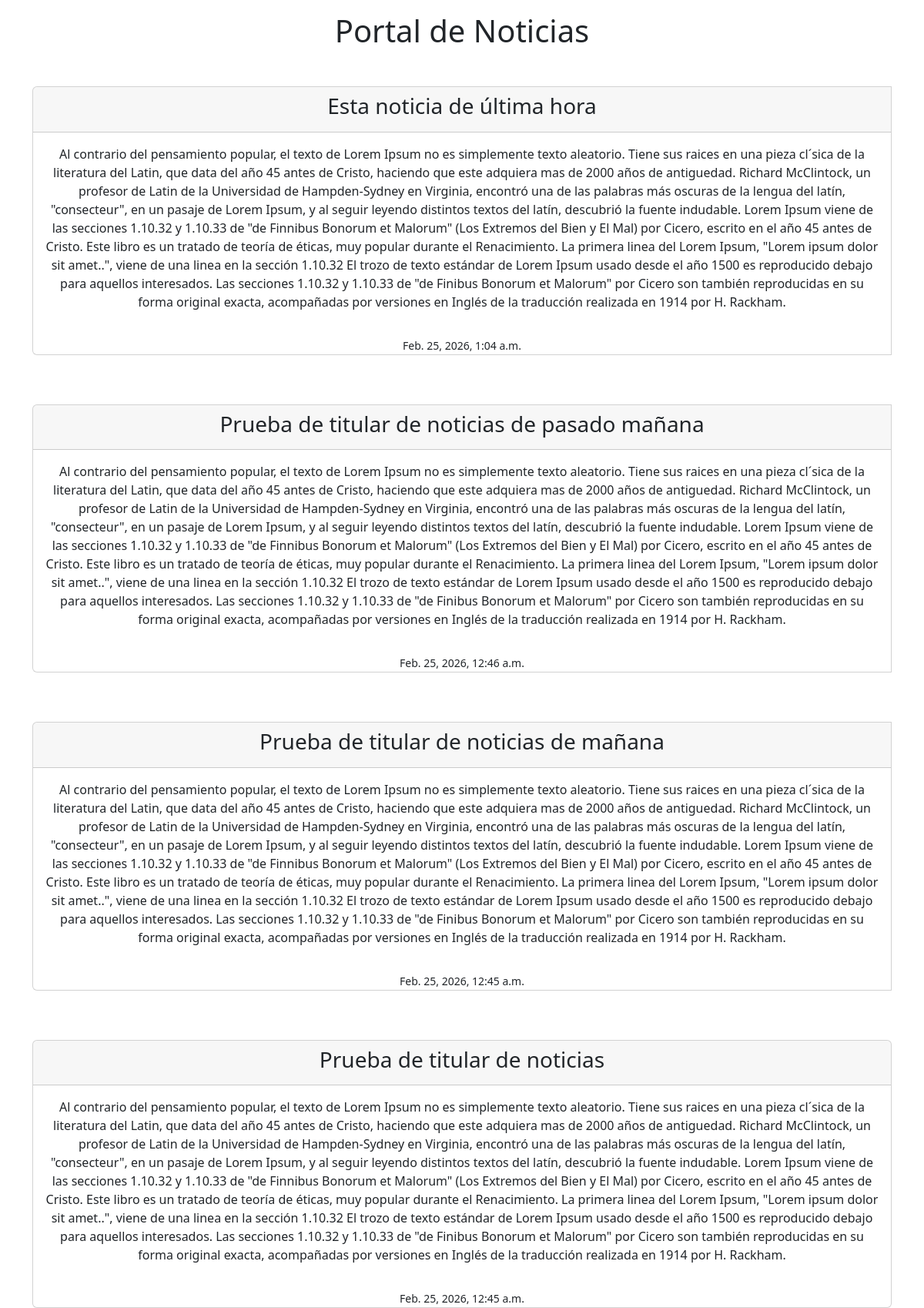
Screenshot of /noticias/ with the database file from the repository.
### noticias/models.py (models this page shows, shortened)
class Noticia(models.Model):
    titulo = models.CharField(max_length=200)
    contenido = models.TextField()
    fecha_publicacion = models.DateTimeField(auto_now_add=True)

### noticias/views.py (the view)
# urls.py: path('', listas_noticias, name="lista_noticias")
def listas_noticias(request):
    noticias = Noticia.objects.all().order_by("-fecha_publicacion")
    return render(request, 'noticias/listar_noticias.html', {'noticias': noticias})

### noticias/templates/noticias/listar_noticias.html (shortened to what this page needs)
<!DOCTYPE html>
<html lang="en">
<head>
    <link rel="stylesheet" href="https://cdn.jsdelivr.net/npm/bootstrap@5.2.3/dist/css/bootstrap.min.css">
</head>
<body>
    <div class="container text-center">
        <h1 class="mt-3">Portal de Noticias</h1>
        {% for noticia in noticias %}
        <div class="card-group gap-3 mt-5">
            <div class="card">
                <div class="card-header">
                    <h3>{{noticia.titulo}}</h3>
                </div>
                <div class="card-body">
                    <p>{{noticia.contenido}}</p>
                </div>
                <div class="footer-card">
                    <small>{{noticia.fecha_publicacion}}</small>
                </div>
            </div>
            {% endfor %}
        </div>
    </div>
</body>
</html>

### rows the page displays
Noticia: titulo "Esta noticia de última hora", contenido "Al contrario del pensamiento popular, el texto de Lorem Ipsum no es simplemente texto aleatorio. Tiene sus raices en una pieza cl´sica de la literatura del Latin, que data del año 45 antes de Cristo, haciendo que este adquiera mas de 2000 años de antiguedad. Richard McClintock, un profesor de Latin de la Universidad de Hampden-Sydney en Virginia, encontró una de las palabras más oscuras de la lengua del latín, \"consecteur\", en un pasaje de Lorem Ipsum, y al seguir leyendo distintos textos del latín, descubrió la fuente indudable. Lorem Ipsum viene de las secciones 1.10.32 y 1.10.33 de \"de Finnibus Bonorum et Malorum\" (Los Extremos del Bien y El Mal) por Cicero, escrito en el año 45 antes de…", fecha_publicacion "Feb. 25, 2026, 1:04 a.m."
Noticia: titulo "Prueba de titular de noticias de pasado mañana", contenido "Al contrario del pensamiento popular, el texto de Lorem Ipsum no es simplemente texto aleatorio. Tiene sus raices en una pieza cl´sica de la literatura del Latin, que data del año 45 antes de Cristo, haciendo que este adquiera mas de 2000 años de antiguedad. Richard McClintock, un profesor de Latin de la Universidad de Hampden-Sydney en Virginia, encontró una de las palabras más oscuras de la lengua del latín, \"consecteur\", en un pasaje de Lorem Ipsum, y al seguir leyendo distintos textos del latín, descubrió la fuente indudable. Lorem Ipsum viene de las secciones 1.10.32 y 1.10.33 de \"de Finnibus Bonorum et Malorum\" (Los Extremos del Bien y El Mal) por Cicero, escrito en el año 45 antes de…", fecha_publicacion "Feb. 25, 2026, 12:46 a.m."
Noticia: titulo "Prueba de titular de noticias de mañana", contenido "Al contrario del pensamiento popular, el texto de Lorem Ipsum no es simplemente texto aleatorio. Tiene sus raices en una pieza cl´sica de la literatura del Latin, que data del año 45 antes de Cristo, haciendo que este adquiera mas de 2000 años de antiguedad. Richard McClintock, un profesor de Latin de la Universidad de Hampden-Sydney en Virginia, encontró una de las palabras más oscuras de la lengua del latín, \"consecteur\", en un pasaje de Lorem Ipsum, y al seguir leyendo distintos textos del latín, descubrió la fuente indudable. Lorem Ipsum viene de las secciones 1.10.32 y 1.10.33 de \"de Finnibus Bonorum et Malorum\" (Los Extremos del Bien y El Mal) por Cicero, escrito en el año 45 antes de…", fecha_publicacion "Feb. 25, 2026, 12:45 a.m."
Noticia: titulo "Prueba de titular de noticias", contenido "Al contrario del pensamiento popular, el texto de Lorem Ipsum no es simplemente texto aleatorio. Tiene sus raices en una pieza cl´sica de la literatura del Latin, que data del año 45 antes de Cristo, haciendo que este adquiera mas de 2000 años de antiguedad. Richard McClintock, un profesor de Latin de la Universidad de Hampden-Sydney en Virginia, encontró una de las palabras más oscuras de la lengua del latín, \"consecteur\", en un pasaje de Lorem Ipsum, y al seguir leyendo distintos textos del latín, descubrió la fuente indudable. Lorem Ipsum viene de las secciones 1.10.32 y 1.10.33 de \"de Finnibus Bonorum et Malorum\" (Los Extremos del Bien y El Mal) por Cicero, escrito en el año 45 antes de…", fecha_publicacion "Feb. 25, 2026, 12:45 a.m."
